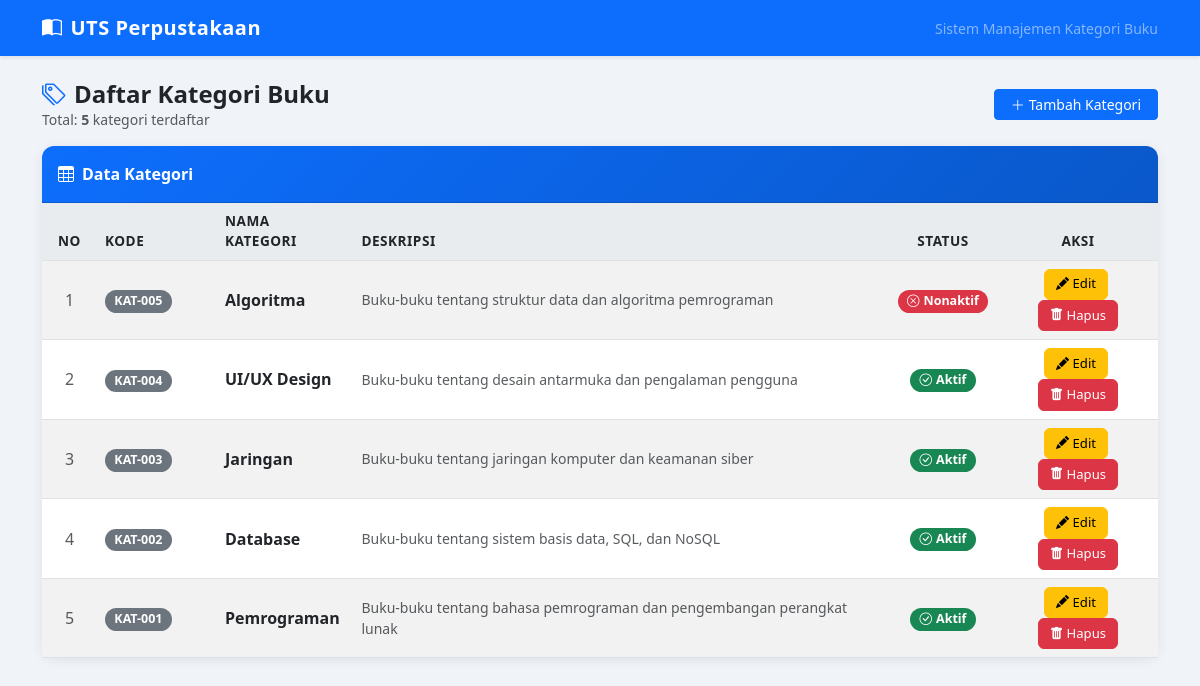
The page / on the database its author committed.
### tables this page shows
CREATE TABLE `kategori` (
  `id_kategori`   INT           NOT NULL AUTO_INCREMENT,
  `kode_kategori` VARCHAR(10)   NOT NULL UNIQUE,
  `nama_kategori` VARCHAR(50)   NOT NULL,
  `deskripsi`     TEXT,
  `status`        ENUM('Aktif','Nonaktif') NOT NULL DEFAULT 'Aktif',
  `created_at`    TIMESTAMP     NOT NULL DEFAULT CURRENT_TIMESTAMP,
  PRIMARY KEY (`id_kategori`)
);

### index.php (the view, shortened to what this page needs)
<?php
require_once 'config/database.php';
$stmt = $conn->prepare("SELECT id_kategori, kode_kategori, nama_kategori, deskripsi, status, created_at FROM kategori ORDER BY id_kategori DESC");
$stmt->execute();
$result = $stmt->get_result();
?>
<!DOCTYPE html>
<html lang="id">
<head>
  <link href="https://cdn.jsdelivr.net/npm/bootstrap@5.3.0/dist/css/bootstrap.min.css" rel="stylesheet">
  <link href="https://cdn.jsdelivr.net/npm/bootstrap-icons@1.10.5/font/bootstrap-icons.min.css" rel="stylesheet">
</head>
<body>
<nav class="navbar navbar-expand-lg navbar-dark bg-primary shadow-sm">
  <div class="container">
    <a class="navbar-brand" href="index.php">
      <i class="bi bi-book-half me-2"></i>UTS Perpustakaan
    </a>
    <span class="navbar-text text-white-50 small">Sistem Manajemen Kategori Buku</span>
  </div>
</nav>
<div class="container mt-4 mb-5">
  <div class="d-flex justify-content-between align-items-center mb-3">
    <div>
      <h4 class="mb-0 fw-bold"><i class="bi bi-tags me-2 text-primary"></i>Daftar Kategori Buku</h4>
      <p class="text-muted small mb-0">Total: <strong><?= $result->num_rows ?></strong> kategori terdaftar</p>
    </div>
    <a href="create.php" class="btn btn-primary btn-sm px-3">
      <i class="bi bi-plus-lg me-1"></i>Tambah Kategori
    </a>
  </div>
  <div class="card">
    <div class="card-header py-3 d-flex align-items-center gap-2">
      <i class="bi bi-table"></i>
      <span class="fw-semibold">Data Kategori</span>
    </div>
    <div class="card-body p-0">
      <div class="table-responsive">
        <table class="table table-striped table-hover align-middle mb-0">
          <thead>
            <tr>
              <th class="text-center" style="width:55px;">No</th>
              <th style="width:120px;">Kode</th>
              <th>Nama Kategori</th>
              <th>Deskripsi</th>
              <th class="text-center" style="width:110px;">Status</th>
              <th class="text-center" style="width:160px;">Aksi</th>
            </tr>
          </thead>
          <tbody>
            <?php if ($result->num_rows > 0):
                  $no = 1;
                  while ($row = $result->fetch_assoc()): ?>
            <tr>
              <td class="text-center text-muted"><?= $no++ ?></td>
              <td>
                <span class="badge bg-secondary"><?= htmlspecialchars($row['kode_kategori']) ?></span>
              </td>
              <td class="fw-semibold"><?= htmlspecialchars($row['nama_kategori']) ?></td>
              <td class="text-muted small">
                <?php
                  $desk = htmlspecialchars($row['deskripsi'] ?? '');
                  echo $desk !== '' ? (mb_strlen($desk) > 80 ? mb_substr($desk, 0, 80) . '…' : $desk) : '<em class="text-muted">—</em>';
                ?>
              </td>
              <td class="text-center">
                <?php if ($row['status'] === 'Aktif'): ?>
                  <span class="badge bg-success"><i class="bi bi-check-circle me-1"></i>Aktif</span>
                <?php else: ?>
                  <span class="badge bg-danger"><i class="bi bi-x-circle me-1"></i>Nonaktif</span>
                <?php endif; ?>
              </td>
              <td class="text-center">
                <a href="edit.php?id=<?= $row['id_kategori'] ?>" class="btn btn-warning btn-action me-1" title="Edit">
                  <i class="bi bi-pencil-fill"></i> Edit
                </a>
                <button onclick="confirmDelete(<?= $row['id_kategori'] ?>, '<?= htmlspecialchars($row['nama_kategori'], ENT_QUOTES) ?>')"
                        class="btn btn-danger btn-action" title="Hapus">
                  <i class="bi bi-trash-fill"></i> Hapus
                </button>
              </td>
            </tr>
            <?php endwhile; endif; ?>
          </tbody>
        </table>
      </div>
    </div>
  </div>
</div>
</body>
</html>

### index.php (style rules this page uses)
body { background-color: #f0f4f8; }
.navbar-brand { font-weight: 700; letter-spacing: .5px; }
.card { border: none; box-shadow: 0 2px 12px rgba(0,0,0,.08); border-radius: 12px; }
.card-header { background: linear-gradient(135deg, #0d6efd, #0a58ca); color: #fff; border-radius: 12px 12px 0 0 !important; }
.table thead th { background-color: #e9ecef; font-weight: 600; font-size: .85rem; text-transform: uppercase; letter-spacing: .5px; }
.badge { font-size: .78rem; padding: .4em .75em; border-radius: 20px; }
.btn-action { border-radius: 6px; font-size: .82rem; padding: .3rem .7rem; }

### rows shown on the page
kategori: kode_kategori "KAT-005", nama_kategori "Algoritma", deskripsi "Buku-buku tentang struktur data dan algoritma pemrograman", status "Nonaktif" (drawn)
kategori: kode_kategori "KAT-004", nama_kategori "UI/UX Design", deskripsi "Buku-buku tentang desain antarmuka dan pengalaman pengguna", status "Aktif" (drawn)
kategori: kode_kategori "KAT-003", nama_kategori "Jaringan", deskripsi "Buku-buku tentang jaringan komputer dan keamanan siber", status "Aktif" (drawn)
kategori: kode_kategori "KAT-002", nama_kategori "Database", deskripsi "Buku-buku tentang sistem basis data, SQL, dan NoSQL", status "Aktif" (drawn)
kategori: kode_kategori "KAT-001", nama_kategori "Pemrograman", deskripsi "Buku-buku tentang bahasa pemrograman dan pengembangan perangkat lunak", status "Aktif" (drawn)

### other values the page prints
$result->num_rows "5"
